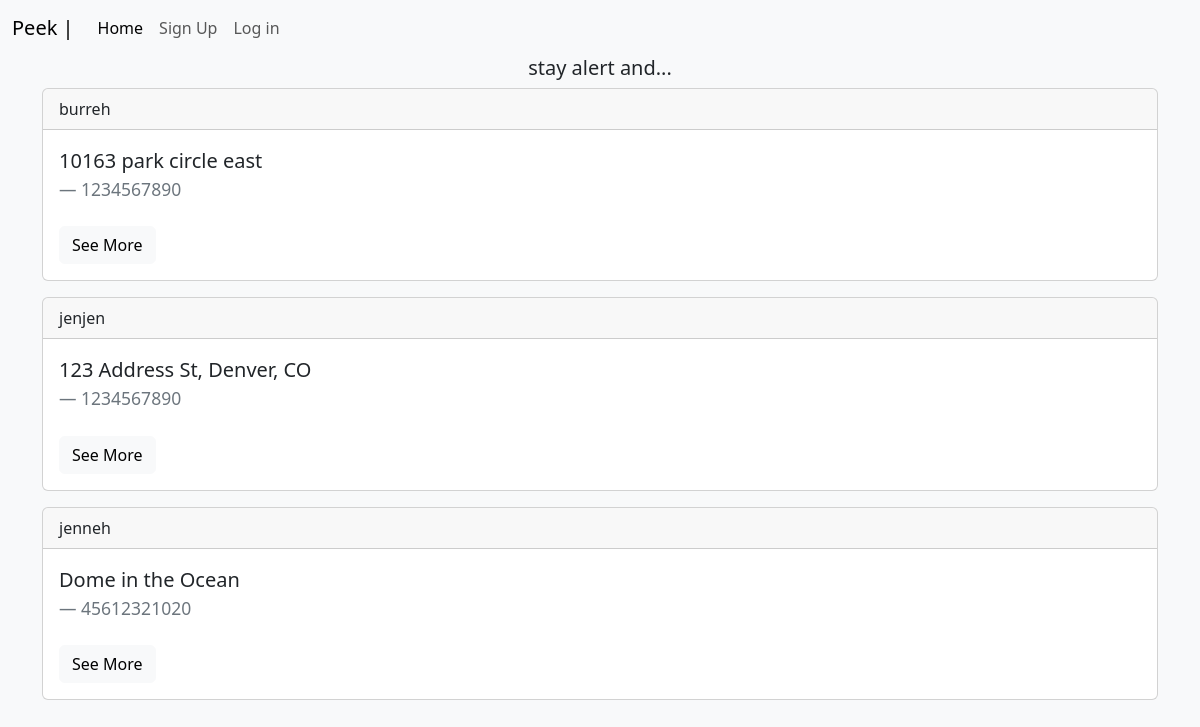
Page /address on the earlier database version.
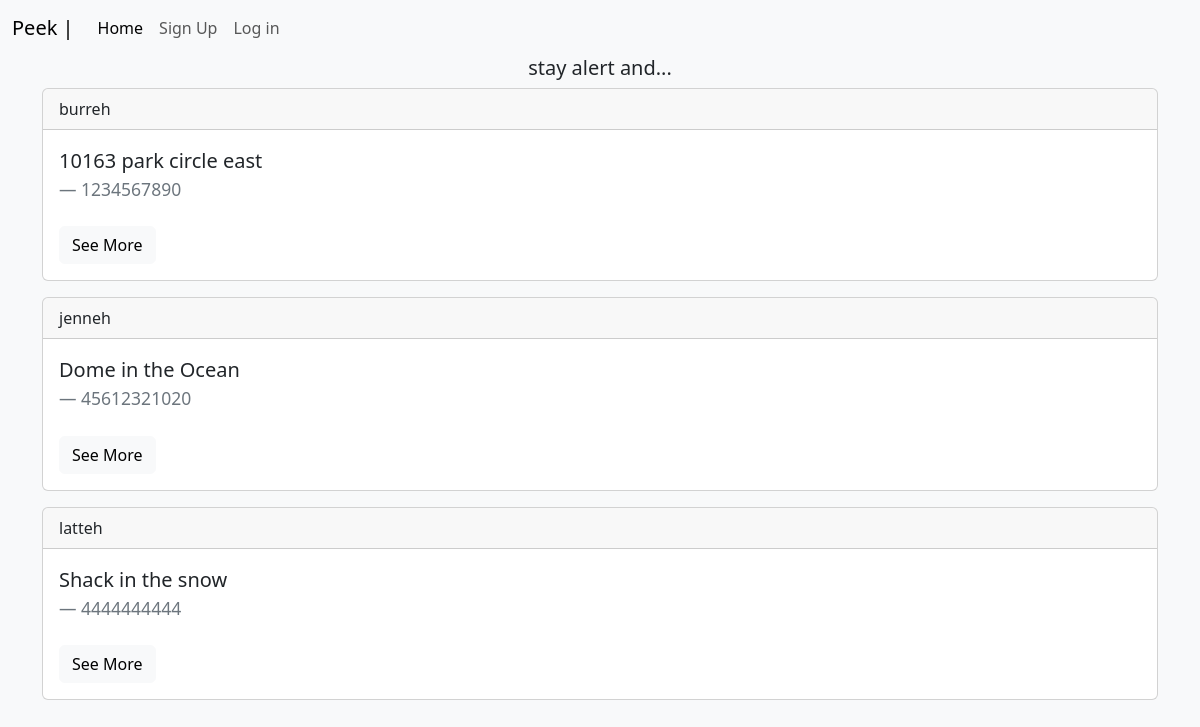
Same page on the later database version.
### app/models.py (models this page shows, shortened)
class Address(db.Model):
    id = db.Column(db.Integer, primary_key = True)
    firstname = db.Column(db.String(50), nullable = False)
    lastname = db.Column(db.String(50), nullable = False)
    phone_number = db.Column(db.String(20))
    address = db.Column(db.String(50))
    date_created = db.Column(db.DateTime, nullable=False, default=datetime.utcnow)
    user_id = db.Column(db.Integer, db.ForeignKey('user.id'))

class User(db.Model, UserMixin):
    id = db.Column(db.Integer, primary_key = True)
    firstname = db.Column(db.String(50), nullable = False)
    lastname = db.Column(db.String(50), nullable = False)
    email = db.Column(db.String(50), nullable = False, unique = True)
    username = db.Column(db.String(50), nullable = False, unique = True)
    password = db.Column(db.String(50), nullable = False)
    date_created = db.Column(db.DateTime, nullable=False, default=datetime.utcnow)
    address = db.relationship('Address', backref = 'author')

### app/routes.py (the view)
@app.route('/address')
def address():
    address = Address.query.all()
    return render_template('address.html', address = address)

### app/templates/address.html (shortened to what this page needs)
{% extends 'base.html' %}
{% block content %}
    {% for add in address %}
    <div class="card mb-3">
        <div class="card-header">
          {{ add.author.username }}
        </div>
        <div class="card-body">
          <blockquote class="blockquote mb-2">
            <p>{{ add.address }}</p>
            <footer class="blockquote-footer">{{ add.phone_number }} <cite title="Source Title"></cite></footer>
          </blockquote>
          <a href="{{ url_for('get_address', address_id=add.id) }}" class="btn btn-light mt-3">See More</a>
        </div>
      </div>
    {% endfor %}
{% endblock content %}

### app/templates/base.html (shortened to what this page needs)
<!DOCTYPE html>
<html lang="en">
<head>
    <link rel ='stylesheet' href = https://cdn.jsdelivr.net/npm/bootstrap@5.3.0-alpha1/dist/css/bootstrap.min.css>
</head>
<body class = 'bg-light'>
    {% include 'nav.html' %}
    <h5 class = 'text-center'>stay alert and...</h5>
        <div class="container">
            {% block content %}
            {% endblock content %}
        </div>
</body>

### app/templates/nav.html (shortened to what this page needs)
<nav class="navbar navbar-expand-lg bg-body-tertiary">
    <div class="container-fluid">
      <a class="navbar-brand" href="#">Peek   | </a>
      <div class="collapse navbar-collapse" id="navbarNav">
        <ul class="navbar-nav">
          <li class="nav-item">
            <a class="nav-link active" aria-current="page" href="/">Home</a>
          </li>
          {% if current_user.is_authenticated %}
          <li class="nav-item">
          <a class="nav-link" href ="{{ url_for('create') }}">Store Address</a>
          </li>
          <li class="nav-item">
            <a class="nav-link" href="/address">View Addresses</a>
          </li>
          <li>
            <a class="nav-link" href="/logout">Log Out</a>
          </li>
          {% else %}
          <li class="nav-item">
            <a class="nav-link" href="/signup">Sign Up</a>
          </li>
          <li class="nav-item">
            <a class="nav-link" href="/login">Log in</a>
          </li>
          {% endif %}
        </ul>
      </div>
    </div>
  </nav>

Differences in the rows shown:
removed Address: author.username "jenjen", address "123 Address St, Denver, CO", phone_number "1234567890"
added Address: author.username "latteh", address "Shack in the snow", phone_number "4444444444"
